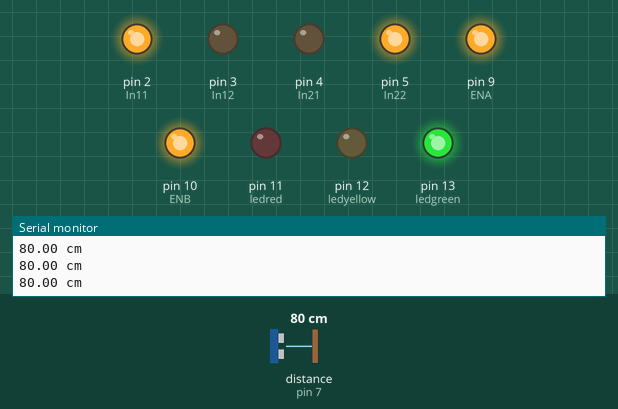
Simulated run of this sketch. Board: Arduino Uno, built with avr-gcc and run on an emulated ATmega328P. Shown: output pins drawn as LEDs (lit = HIGH), the last lines printed to the serial monitor. The test bench sets the inputs (shaded band); at power-on: distance to the obstacle (sensor on pin 7) 80 cm. The echo pulse lasts 58.3 µs per cm.

Above: at 1.2 s.
1.3 s: distance to the obstacle (sensor on pin 7) set to 22 cm
2.8 s: distance to the obstacle (sensor on pin 7) set to 19 cm
At 4.8 s:
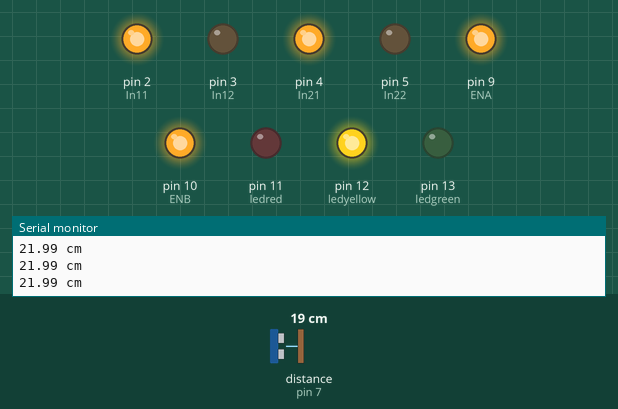
5.3 s: distance to the obstacle (sensor on pin 7) set to 35 cm
At 6.33 s:
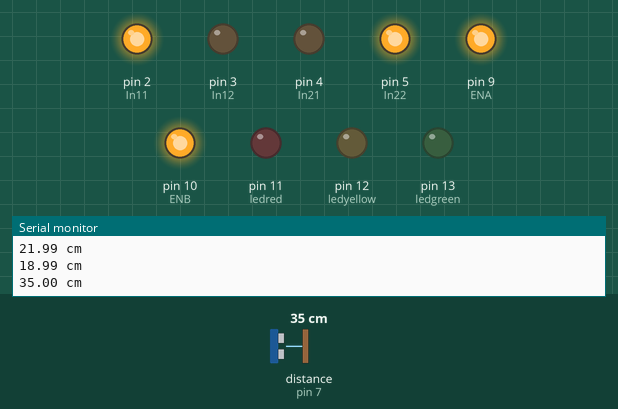
7.8 s: distance to the obstacle (sensor on pin 7) set to 2 cm
At 9.6 s:
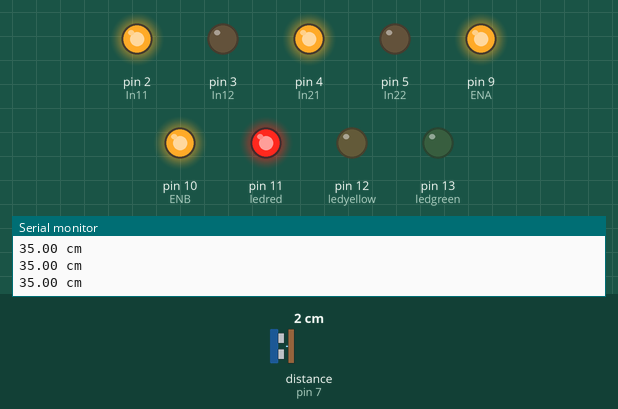
10.3 s: distance to the obstacle (sensor on pin 7) set to 8 cm
12.8 s: distance to the obstacle (sensor on pin 7) set to 11 cm
At 15.4 s:
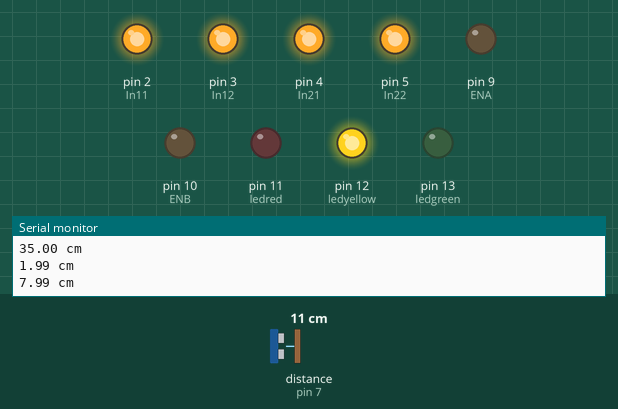
Timing chart, 0 to 16.8 s (numbered marks = the images above; inputs shaded):
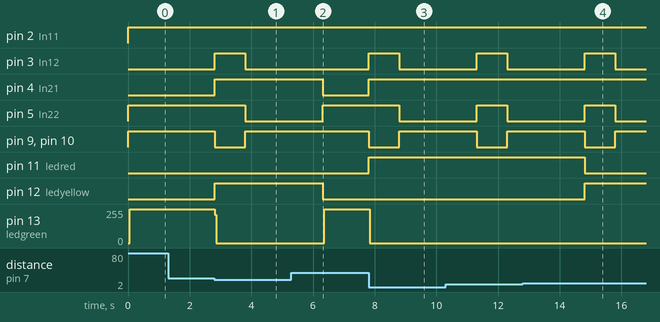

The sketch:

IRdistance_sensor.ino
```cpp
#include "Ultrasonic.h"

//criando objeto ultrasonic e definindo as portas digitais do Trigger - 6 - e Echo - 7
Ultrasonic ultrasonic(6,7);


#define In11 2
#define In12 3
#define ENA 9
#define ENB 10
#define In21 4
#define In22 5
const int ledgreen = 13;
const int ledyellow = 12;
const int ledred = 11;

long microsec = 0;
float distanciaCM = 0;

void setup () {
Serial.begin(9600);

pinMode(ledgreen,OUTPUT);
pinMode(ledyellow,OUTPUT);
pinMode(ledred,OUTPUT);
pinMode(In11,OUTPUT);
pinMode(In12,OUTPUT);
pinMode(In21,OUTPUT);
pinMode(In22,OUTPUT);
pinMode(ENA,OUTPUT);
pinMode(ENB,OUTPUT);
}

void loop () {
microsec = ultrasonic.timing(); //Lendo o sensor
distanciaCM = ultrasonic.convert(microsec, Ultrasonic::CM); //Convertendo a distância em CM

ledDistancia();

Serial.print(distanciaCM);
Serial.println(" cm");
//delay(1000);
}

//Método que centraliza o controle de acendimento dos leds.
void ledDistancia () {

//Apagando todos os leds
digitalWrite(ledgreen,LOW);
digitalWrite(ledyellow,LOW);
digitalWrite(ledred,LOW);

//Acendendo o led adequado para a distância lida no sensor
if (distanciaCM > 20) {
digitalWrite(ledgreen,HIGH);
analogWrite(ENA,255);
  analogWrite(ENB,255);
  digitalWrite(In11,HIGH);
  digitalWrite(In12,LOW);
  digitalWrite(In21,LOW);
  digitalWrite(In22,HIGH);
}

if (distanciaCM <=20 and distanciaCM >= 10) {
digitalWrite(ledyellow,HIGH);
analogWrite(ENA,0);
  analogWrite(ENB,0);
  digitalWrite(In11,HIGH);
  digitalWrite(In12,HIGH);
  digitalWrite(In21,HIGH);
  digitalWrite(In22,HIGH);
  delay(1000);
  analogWrite(ENA,255);
  analogWrite(ENB,255);
  digitalWrite(In11,HIGH);
  digitalWrite(In12,LOW);
  digitalWrite(In21,HIGH);
  digitalWrite(In22,LOW);
  delay(2500);
  analogWrite(ENA,255);
  analogWrite(ENB,255);
  digitalWrite(In11,HIGH);
  digitalWrite(In12,LOW);
  digitalWrite(In21,LOW);
  digitalWrite(In22,HIGH);
}

if (distanciaCM < 10) {
digitalWrite(ledred,HIGH);
analogWrite(ENA,0);
  analogWrite(ENB,0);
  digitalWrite(In11,HIGH);
  digitalWrite(In12,HIGH);
  digitalWrite(In21,HIGH);
  digitalWrite(In22,HIGH);
  delay(1000);
  analogWrite(ENA,255);
  analogWrite(ENB,255);
  digitalWrite(In11,HIGH);
  digitalWrite(In12,LOW);
  digitalWrite(In21,HIGH);
  digitalWrite(In22,LOW);
  delay(2500);
  analogWrite(ENA,255);
  analogWrite(ENB,255);
  digitalWrite(In11,HIGH);
  digitalWrite(In12,LOW);
  digitalWrite(In21,LOW);
  digitalWrite(In22,HIGH);
}
}
```

Measured:
- the behaviour switches between 21 and 20 cm on distance to the obstacle (sensor on pin 7) (found by bisection; images 0 and 1)
- the behaviour switches between 9 and 10 cm on distance to the obstacle (sensor on pin 7) (found by bisection; images 3 and 4)
- after the input at 2.8 s, pin 3 (In12): LOW → HIGH at once, → LOW 1.0 s later; pin 4 (In21), pin 12 (ledyellow): LOW → HIGH at once; pin 5 (In22): HIGH → LOW after 1.0 s; pin 9 (ENA), pin 10 (ENB): HIGH → LOW at once, → HIGH 1.0 s later; pin 13 (ledgreen): 255/255 → 0/255 at once
- after the input at 5.3 s, pin 3 (In12): stays LOW (without the input it goes to HIGH after 1.0 s); pin 4 (In21), pin 12 (ledyellow): HIGH → LOW after 1.0 s; pin 5 (In22): goes on until 6.3 s, then stays HIGH; pin 9 (ENA), pin 10 (ENB): stays HIGH (without the input it goes to LOW after 1.0 s); pin 13 (ledgreen): 0/255 → 255/255 after 1.1 s
- after the input at 7.8 s, pin 3 (In12): LOW → HIGH at once, → LOW 1.0 s later; pin 4 (In21), pin 11 (ledred): LOW → HIGH at once; pin 5 (In22): HIGH → LOW after 1.0 s; pin 9 (ENA), pin 10 (ENB): HIGH → LOW at once, → HIGH 1.0 s later; pin 13 (ledgreen): 255/255 → 0/255 at once
- after the input at 12.8 s, pin 11 (ledred): HIGH → LOW after 2.0 s; pin 12 (ledyellow): LOW → HIGH after 2.0 s
